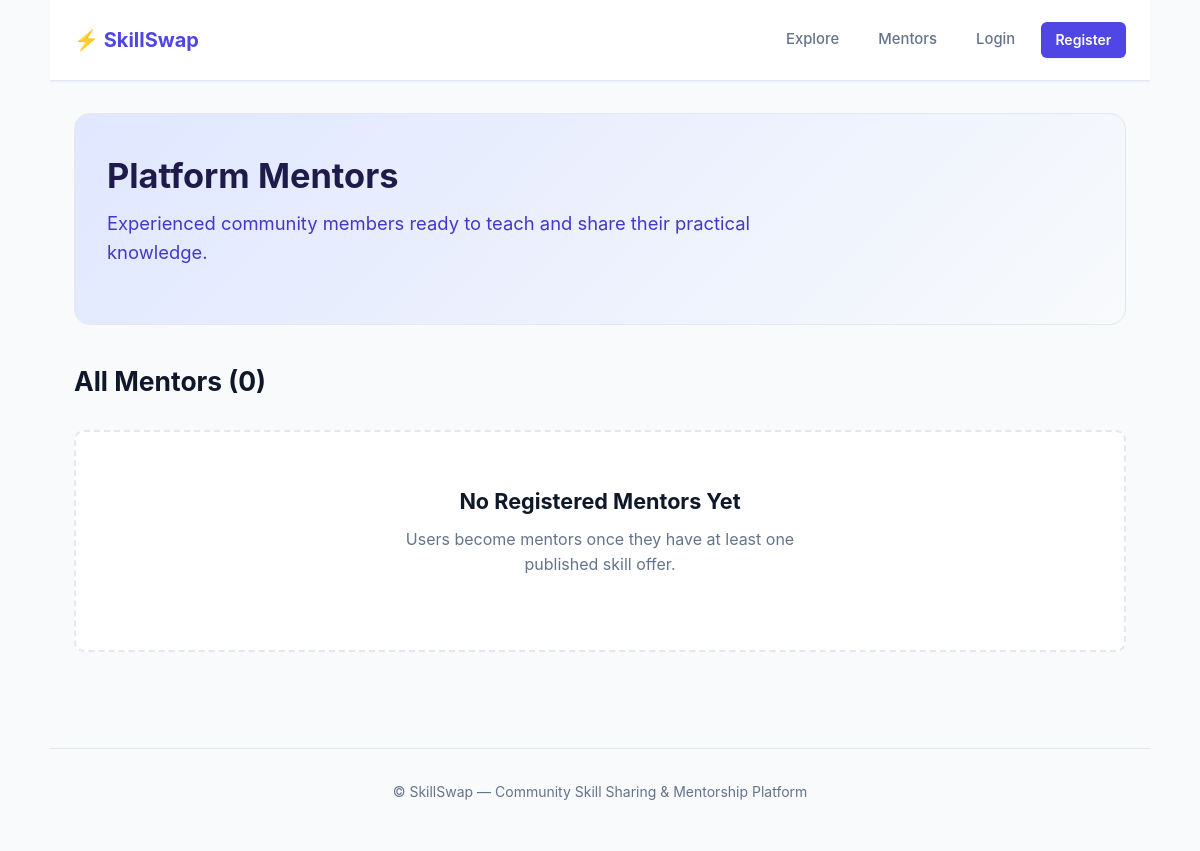
The app's page /mentors/, older data.
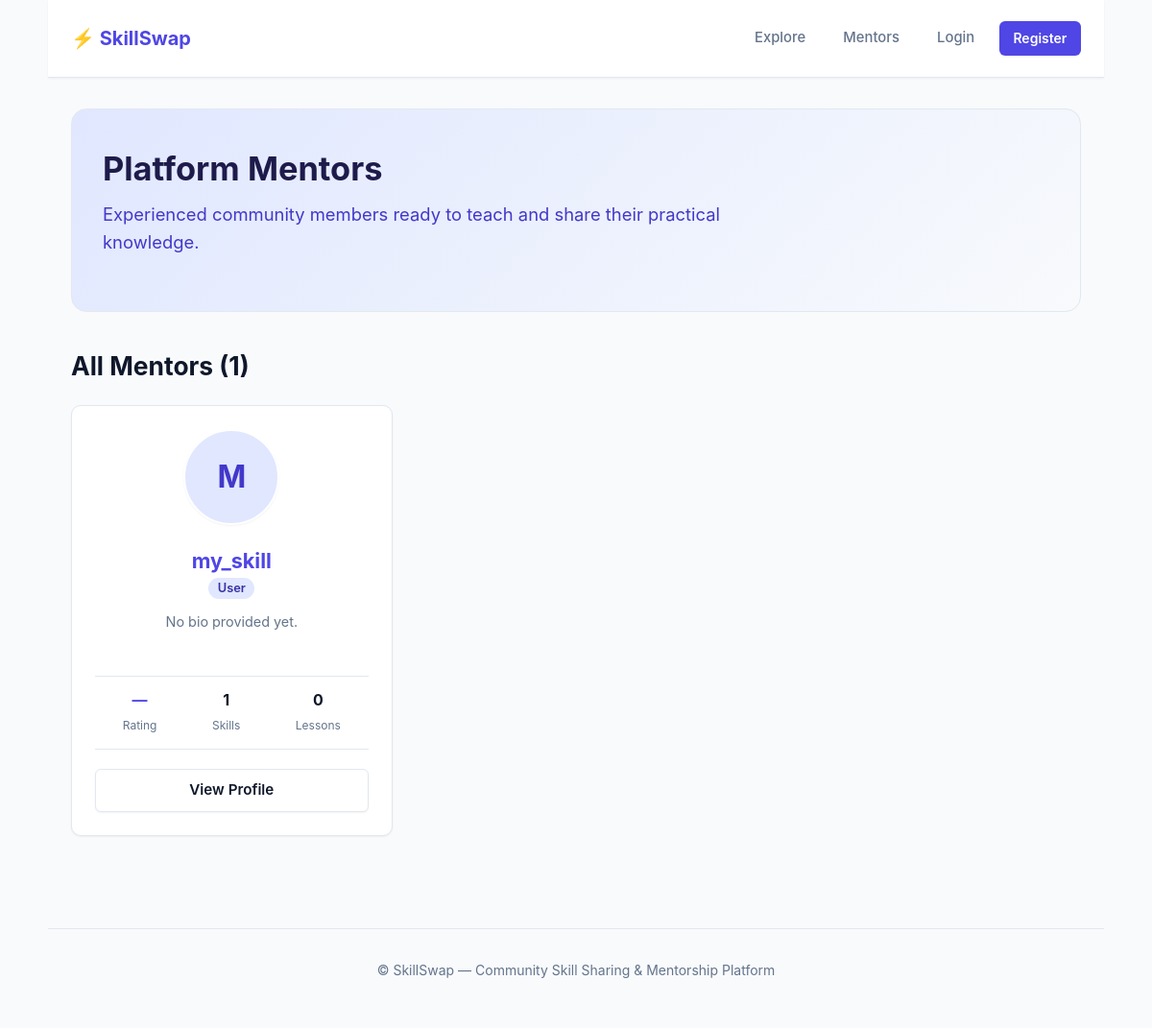
The same page, newer data.
### users/models.py (models this page shows, shortened)
class User(AbstractUser):
    class Role(models.TextChoices):
        SUPER_ADMIN = 'super_admin', 'Super Admin'
        ADMIN = 'admin', 'Admin'
        USER = 'user', 'User'
    objects = CustomUserManager()
    role = models.CharField(
        max_length=20,
        choices=Role.choices,
        default=Role.USER
    )
    avatar = CloudinaryField(
        "avatar",
        blank=True,
        null=True
    )
    bio = models.TextField(
        "About me",
        blank=True
    )
    is_banned = models.BooleanField(
        "Banned",
        default=False
    )
    class Meta:
        verbose_name = "User"
        verbose_name_plural = "Users"
        ordering = ['-date_joined']
    @property
    def published_offers_count(self):
        return self.offers.filter(status__slug='published').count()
    @property
    def completed_lessons_count(self):
        from offers.models import BookingRequest
        return BookingRequest.objects.filter(
            offer__author=self,
            status=BookingRequest.Status.COMPLETED
        ).count()
    @property
    def average_rating(self):
        from offers.models import Review
        result = Review.objects.filter(offer__author=self).aggregate(models.Avg('rating'))['rating__avg']
        return round(result, 1) if result is not None else None

### offers/views.py (the view)
# urls.py: path('mentors/', views.mentors_view, name='mentors'),
def mentors_view(request):
    mentors = (
        User.objects.filter(offers__status__slug='published')
        .distinct()
        .order_by('-date_joined')
    )
    return render(request, 'offers/mentors.html', {'mentors': mentors})

### offers/templates/offers/mentors.html (shortened to what this page needs)
{% extends 'base.html' %}
{% block content %}
<section class="hero">
    <h1>Platform Mentors</h1>
    <p>Experienced community members ready to teach and share their practical knowledge.</p>
</section>
<h2>All Mentors ({{ mentors.count }})</h2>
{% if mentors %}
    <section class="grid">
        {% for mentor in mentors %}
            <article style="text-align: center; align-items: center;">
                {% if mentor.avatar %}
                    <img src="{{ mentor.avatar.url }}" alt="{{ mentor.username }}" class="avatar avatar-lg" style="margin-bottom: 1rem;">
                {% else %}
                    <span class="avatar avatar-lg" style="display: inline-flex; align-items: center; justify-content: center; background: #e0e7ff; color: #4338ca; font-size: 2rem; font-weight: 700; margin-bottom: 1rem;">
                        {{ mentor.username|slice:":1"|upper }}
                    </span>
                {% endif %}
                <h3 style="margin-bottom: 0.25rem;">
                    <a href="{% url 'user_profile' mentor.username %}">{{ mentor.username }}</a>
                </h3>
                <span class="badge" style="margin-bottom: 0.75rem;">{{ mentor.get_role_display }}</span>
                <p style="color: var(--text-muted); font-size: 0.9rem; min-height: 40px;">
                    {{ mentor.bio|default:"No bio provided yet."|truncatewords:15 }}
                </p>
                <div style="display: flex; justify-content: space-around; width: 100%; padding: 0.75rem 0; border-top: 1px solid var(--border); border-bottom: 1px solid var(--border); margin: 0.75rem 0;">
                    <div>
                        <div style="font-weight: 700; color: var(--primary);">
                            {% if mentor.average_rating %}
                                ★ {{ mentor.average_rating }}
                            {% else %}
                                —
                            {% endif %}
                        </div>
                        <small style="color: var(--text-muted); font-size: 0.75rem;">Rating</small>
                    </div>
                    <div>
                        <div style="font-weight: 700; color: var(--text);">{{ mentor.published_offers_count }}</div>
                        <small style="color: var(--text-muted); font-size: 0.75rem;">Skills</small>
                    </div>
                    <div>
                        <div style="font-weight: 700; color: var(--text);">{{ mentor.completed_lessons_count }}</div>
                        <small style="color: var(--text-muted); font-size: 0.75rem;">Lessons</small>
                    </div>
                </div>
                <div style="margin-top: 0.5rem; width: 100%;">
                    <a href="{% url 'user_profile' mentor.username %}" class="button secondary" style="width: 100%;">
                        View Profile
                    </a>
                </div>
            </article>
        {% endfor %}
    </section>
{% else %}
    <div class="empty-state">
        <h3>No Registered Mentors Yet</h3>
        <p>Users become mentors once they have at least one published skill offer.</p>
    </div>
{% endif %}
{% endblock %}

### templates/base.html (shortened to what this page needs)
{% load static %}
<!DOCTYPE html>
<html lang="en">
<head>
    <link rel="stylesheet" href="{% static 'css/style.css' %}">
</head>
<body>
    <header>
        <nav>
            <strong><a href="{% url 'explore' %}" class="logo">⚡ SkillSwap</a></strong>
            <ul>
                <li><a href="{% url 'explore' %}">Explore</a></li>
                <li><a href="{% url 'mentors' %}">Mentors</a></li>
                {% if user.is_authenticated %}
                    <li><a href="{% url 'my_offers' %}">My Offers</a></li>
                    <li><a href="{% url 'profile' %}">Profile ({{ user.username }})</a></li>
                    {% if user.is_staff %}
                        <li><a href="{% url 'admin:index' %}" target="_blank">Admin</a></li>
                    {% endif %}
                    <li><a href="{% url 'logout' %}">Logout</a></li>
                {% else %}
                    <li><a href="{% url 'login' %}">Login</a></li>
                    <li><a href="{% url 'register' %}" class="button" style="padding: 0.35rem 0.85rem; font-size: 0.875rem;">Register</a></li>
                {% endif %}
            </ul>
        </nav>
    </header>
    <main>
        {% block content %}
        {% endblock %}
    </main>
    <footer>
        <p>&copy; SkillSwap — Community Skill Sharing & Mentorship Platform</p>
    </footer>
</body>
</html>

Row changes from the older to the newer data that the page shows:
added User: username "M", username "my_skill", role "User", bio "No bio provided yet.", published_offers_count "1", completed_lessons_count "0"
Text that changed along with them:
{{ mentors.count }}: "0" → "1"
text no longer shown: "No Registered Mentors Yet Users become mentors once they have at least one published skill offer."
